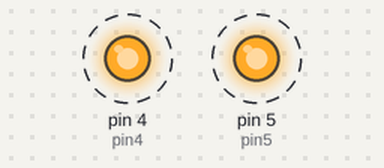
Bench run of a program on a simulated MicroPython board. Parts: output pins drawn as LEDs (lit = HIGH). Dashed ring = blinking. What the program prints to the serial console is not drawn.

Above: at 0.12 s.
Timing chart, 0 to 3.0 s (numbered marks = the images above):
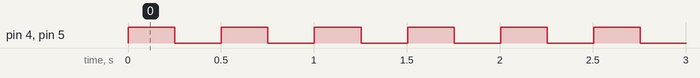

The program:

TestGPIO4_5.py
```python
import machine
import time
import sys

# Initialize GPIO pins
pin4 = machine.Pin(4, machine.Pin.OUT)
pin5 = machine.Pin(5, machine.Pin.OUT)

# Print header
print("GPIO Test - Toggle GPIO4 and GPIO5 every 0.25 seconds")
print("Press Ctrl+C to exit")
print("Time (s) | GPIO4 | GPIO5")
print("-----------------------")

# Start time reference
start_time = time.ticks_ms() / 1000

try:
    while True:
        # Toggle pins
        pin4.toggle()
        pin5.toggle()

        # Read back the actual values
        gpio4_value = pin4.value()
        gpio5_value = pin5.value()

        # Calculate elapsed time
        current_time = time.ticks_ms() / 1000
        elapsed = current_time - start_time

        # Print the results
        print(f"{elapsed:.2f}    | {gpio4_value}     | {gpio5_value}")

        # Wait for 0.25 seconds
        time.sleep(0.25)

except KeyboardInterrupt:
    print("\nProgram terminated by user")
    sys.exit()
```

Measured:
- by itself, pin 4 (pin4), pin 5 (pin5): alternates HIGH for 0.25 s and LOW for 0.25 s
